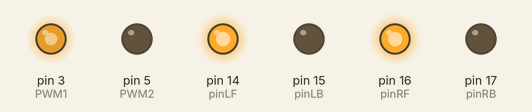
Simulated run of this sketch. Board: Arduino Uno, built with avr-gcc and run on an emulated ATmega328P. Parts: output pins drawn as LEDs (lit = HIGH).

Above: at 0.05 s.
At 1.95 s:
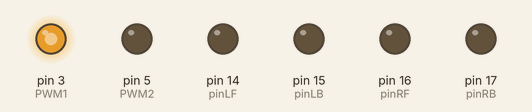
Timing chart, 0 to 3.0 s (numbered marks = the images above):
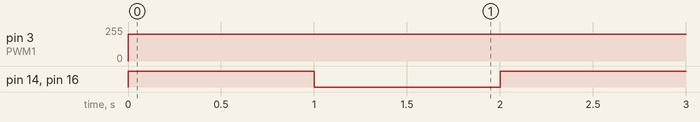

Measured:
- by itself, pin 3 (PWM1): 0/255 → 200/255 at 0.00 s
- by itself, pin 14 (pinLF), pin 16 (pinRF): alternates HIGH for 1.0 s and LOW for 1.0 s

The sketch:

test20181016.ino
```cpp
int pinLF = 14; //左前 14
int pinLB = 15; //左後 15
int pinRF = 16; //右前 16
int pinRB = 17; //右後 17

int PWM1 = 3;
int PWM2 = 5;

void setup() {
  Serial.begin(9600);
  pinMode(pinLF,OUTPUT);
  pinMode(pinLB,OUTPUT);
  pinMode(pinRF,OUTPUT);
  pinMode(pinRB,OUTPUT);

  pinMode(PWM1,OUTPUT);
  pinMode(PWM2,OUTPUT);
}

void rightMove(int a){
  digitalWrite(pinRF,HIGH);
  digitalWrite(pinRB,LOW);
  analogWrite(PWM1,200);
  analogWrite(pinRB,0);

  digitalWrite(pinLF,HIGH);
  //digitalWrite(pinLF,LOW); //NOT WORKING
  digitalWrite(pinLB,LOW);
  delay(a*100);
}

void leftMove(int b){
  digitalWrite(pinLF,HIGH);
  digitalWrite(pinLB,LOW);
  analogWrite(PWM2,200);
  analogWrite(pinLB,0);

  digitalWrite(pinRF,HIGH);
  //digitalWrite(pinRF,LOW); //NOT WORKING
  digitalWrite(pinRB,LOW);
  delay(b*100);
}

void stop(){
  digitalWrite(pinLF,LOW);
  digitalWrite(pinLB,LOW);
  digitalWrite(pinRF,LOW);
  digitalWrite(pinRB,LOW);
}

void loop() {

  //leftMove(10);
  //Serial.println("L");
  //stop();
  //delay(1000);

  rightMove(10);
  //Serial.println("R");
  stop();
  delay(1000);

}
```
